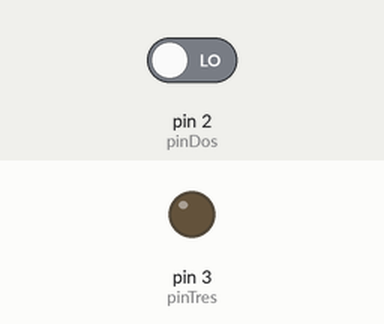
Simulated run of this sketch. Board: Arduino Uno, built with avr-gcc and run on an emulated ATmega328P. Shown: output pins drawn as LEDs (lit = HIGH). The test bench sets the inputs (shaded band); at power-on: pin 2 (pinDos) LOW.

Above: at 1.2 s.
1.3 s: pin 2 (pinDos) driven HIGH
At 2.5 s:
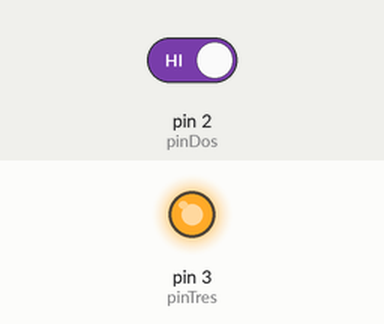
2.8 s: pin 2 (pinDos) driven LOW
At 3.9 s:
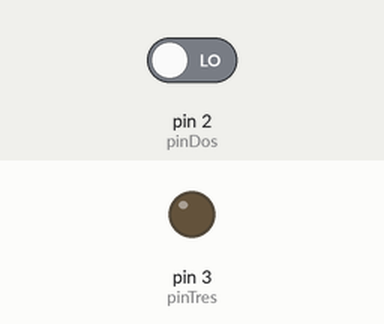
Timing chart, 0 to 5.8 s (numbered marks = the images above; inputs shaded):
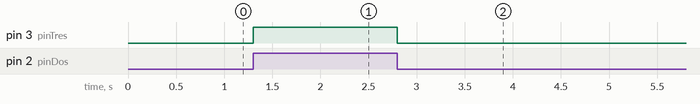

The sketch:

switch.ino
```cpp
int pinDos = 2;
int pinTres = 3;

void setup() {
pinMode(pinDos,INPUT);
pinMode(pinTres,OUTPUT);
//Serial.begin(9600);
}

void loop() {

  int datoEntrada = digitalRead(pinDos);
  switch(datoEntrada)
  {
    case 1:
          digitalWrite(pinTres,HIGH);
          break;
    default:
          digitalWrite(pinTres,LOW);
          break;
  }
}
```

Measured:
- after the input at 1.3 s, pin 3 (pinTres): LOW → HIGH at once
- after the input at 2.8 s, pin 3 (pinTres): HIGH → LOW at once
